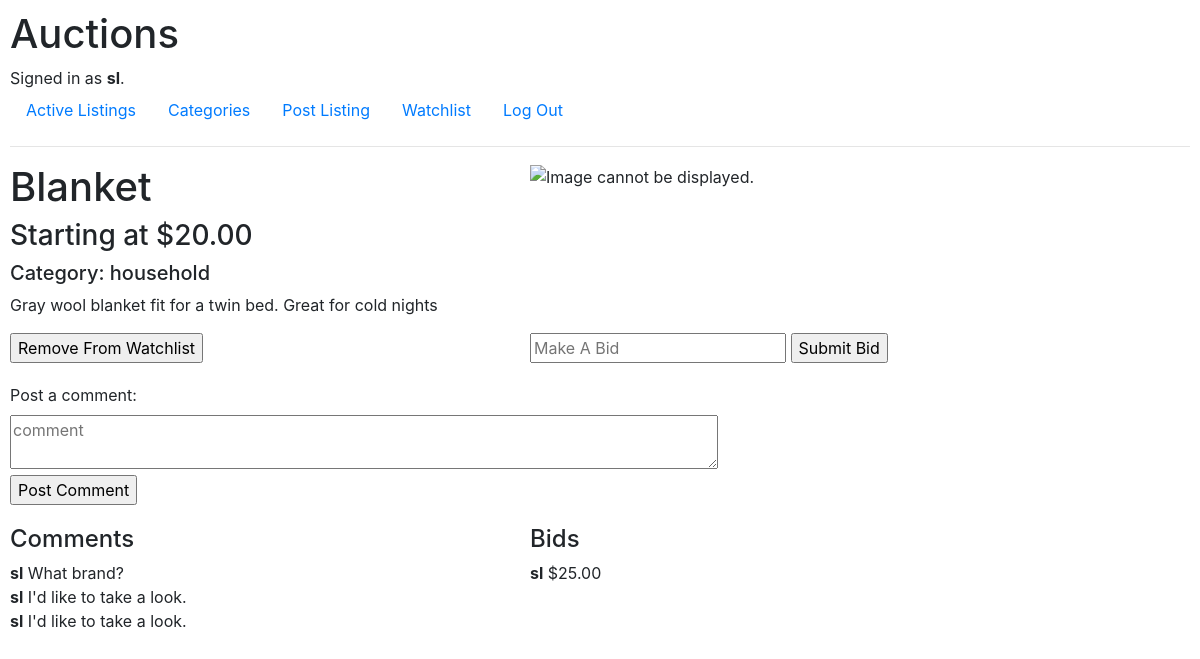
/listing/2 (signed in), run on the app's committed database.
### auctions/models.py (models this page shows)
class User(AbstractUser):
    pass

class Listing(models.Model):
    listing_user = models.ForeignKey(User, on_delete=models.PROTECT, related_name="user_listings")
    name = models.CharField(max_length=64)
    description = models.CharField(max_length=1000)
    starting_bid = models.DecimalField(max_digits=20, decimal_places=2)
    image = models.URLField(default=None)
    category = models.CharField(max_length=64, default=None)
    listing_watchlist = models.ManyToManyField(User, blank=True, related_name="user_watchlist")
    is_closed = models.BooleanField(default=False)

class Comment(models.Model):
    commenter = models.ForeignKey(User, default=None, on_delete=models.PROTECT, related_name="user_comments")
    listing = models.ForeignKey(Listing, default=None, on_delete=models.PROTECT, related_name="listing_comments")
    comment = models.CharField(max_length=200, blank=True)

class Bid(models.Model):
    user = models.ForeignKey(User, default=None, on_delete=models.PROTECT, related_name="user_bids")
    item = models.ForeignKey(Listing, on_delete=models.PROTECT, related_name="listing_bids")
    price = models.DecimalField(max_digits=20, decimal_places=2)

### auctions/views.py (the view)
# urls.py: path("listing/<str:id>", views.view_listing, name="view_listing"),
def view_listing(request, id):
    listing = Listing.objects.get(id=id)
    if Bid.objects.filter(item=id).order_by("-price"):
        winning_bid = Bid.objects.filter(item=id).order_by("-price")[0]
    else:
        winning_bid = listing.starting_bid
    if listing.is_closed == True:
        return render(request, "auctions/closed_listing.html", {
            "listing": listing,
            "winning_bid": winning_bid
        })
    return render(request, "auctions/listing.html", {
        "listing": listing,
        "comments": listing.listing_comments.all(),
        "bids": listing.listing_bids.all()
    })

### auctions/templates/auctions/listing.html (shortened to what this page needs)
{% extends "auctions/layout.html" %}
{% block body %}
<div>
    <div class="grid">
        <div>
            <h1>{{ listing.name}}</h1>
            <h3>Starting at ${{ listing.starting_bid }}</h3>
            {% if listing.category %}
            <h5>Category: {{ listing.category }}</h5>
            {% endif%}
            <p>{{ listing.description }}</p>
            {% if listing.image %}
        </div>
        <div>
            {% if listing.image %}
            <img src="{{ listing.image }}" alt="Image cannot be displayed.">
            {% endif %}
        </div>
        {% endif %}
    </div>
</div>
<div class="grid">
    <div>
        {% if user.is_authenticated and user != listing.listing_user and request.user not in listing.listing_watchlist.all %}
        <form action="{% url 'add_watchlist' listing.id %}">
            {% csrf_token %}
            <input type="submit" value="Add To Watchlist">
        </form>
        {% elif user.is_authenticated and user != listing.listing_user and request.user in listing.listing_watchlist.all %}
        <form action="{% url 'remove_watchlist' listing.id %}">
            <input type="submit" value="Remove From Watchlist">
        </form>
        {% elif user.is_authenticated and user == listing.listing_user %}
        <form action="{% url 'close_bid' listing.id %}">
            {% csrf_token %}
            <input type="submit" value="Close Listing">
        </form>
        {% endif %}
    </div>
    <div>
        {% if user.is_authenticated and user != listing.listing_user %}
        <form method="post" action="{% url 'make_bid' listing.id %}">
            <input type="number" step="0.01" name="bid" placeholder="Make A Bid">
            <input type="submit" value="Submit Bid">
        </form>
        {% endif %}
    </div>
</div>
{% if user.is_authenticated %}
<form method="post" action="{% url 'comment' listing.id %}">
    <div>
        <label style="margin-top: 20px" for="comment">Post a comment:</label>
    </div>
    <textarea id="comment" name="comment" placeholder="comment"></textarea>
    <div>
        <input type="submit" value="Post Comment">
    </div>
</form>
{% endif %}
<div class="grid">
    <div>
        <h4 style="margin-top: 20px">Comments</h4>
        {% for comment in comments %}
        <div>
            <span>{{ comment.commenter }}</span>
            {{ comment.comment }}
        </div>
        {% empty %}
        No comments.
        {% endfor %}
    </div>
    <div>
        <h4 style="margin-top: 20px">Bids</h4>
        {% for bid in bids %}
        <div>
            <span>{{ bid.user }}</span> ${{ bid.price }}
        </div>
        {% empty %}
        No bids.
        {% endfor %}
    </div>
</div>
{% endblock %}

### auctions/templates/auctions/layout.html (shortened to what this page needs)
{% load static %}
<!DOCTYPE html>
<html lang="en">
    <head>
        <link rel="stylesheet" href="https://stackpath.bootstrapcdn.com/bootstrap/4.4.1/css/bootstrap.min.css">
        <link href="{% static 'auctions/styles.css' %}" rel="stylesheet">
    </head>
    <body>
        <h1>Auctions</h1>
        <div>
            {% if user.is_authenticated %}
                Signed in as <strong>{{ user.username }}</strong>.
            {% else %}
                Not signed in.
            {% endif %}
        </div>
        <ul class="nav">
            <li class="nav-item">
                <a class="nav-link" href="{% url 'index' %}">Active Listings</a>
            </li>
            <li class="nav-item">
                <a class="nav-link" href="{% url 'categories' %}">Categories</a>
            </li>
            {% if user.is_authenticated %}
                <li class="nav-item">
                    <a class="nav-link" href="{% url 'create_listing' %}">Post Listing</a>
                </li>
                <li class="nav-item">
                    <a class="nav-link" href="{% url 'watchlist' %}">Watchlist</a>
                </li>
                <li class="nav-item">
                    <a class="nav-link" href="{% url 'logout' %}">Log Out</a>
                </li>
            {% endif %}
        </ul>
        <hr>
        {% block body %}
        {% endblock %}
    </body>
</html>

### auctions/static/auctions/styles.css (style rules this page uses)
body { padding: 10px; }

### auctions/templates/auctions/listing.html (style rules this page uses)
.grid { display: grid; grid-template-columns: 500px auto; grid-column-gap: 20px; }
img { max-height: 70%; max-width: 70%; }
span { font-weight: bold; }
#comment { width: 60%; }

### data on the page
User: username "sl"
Listing: name "Blanket", starting_bid "20.00", category "household", description "Gray wool blanket fit for a twin bed. Great for cold nights"
Comment: commenter "sl", comment "What brand?"
Comment: commenter "sl", comment "I'd like to take a look."
Comment: commenter "sl", comment "I'd like to take a look."
Bid: user "sl", price "25.00"
